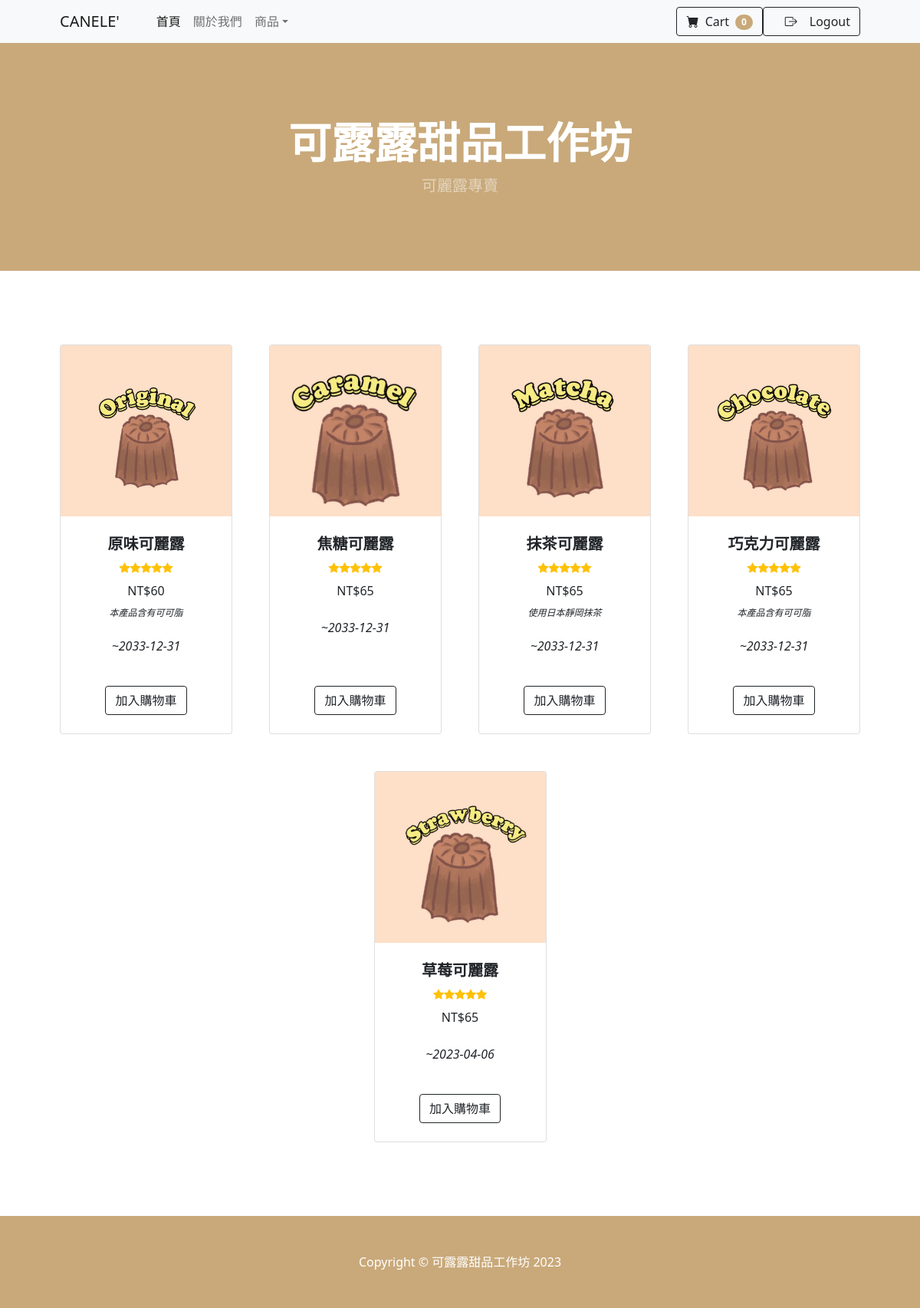
Page /customer/index.php (signed in) on the committed database.
### tables this page shows
CREATE TABLE `menu` (
  `MealId` smallint(5) UNSIGNED ZEROFILL NOT NULL,
  `Ssn` char(10) DEFAULT NULL,
  `Name` varchar(100) NOT NULL,
  `Price` smallint(5) UNSIGNED NOT NULL DEFAULT 0,
  `Note` text DEFAULT NULL,
  `ImgName` varchar(255) NOT NULL,
  `ImgDir` varchar(255) NOT NULL,
  `StartDate` date NOT NULL DEFAULT '2001-01-01',
  `ExpiryDate` date NOT NULL DEFAULT '3000-12-31',
  `CreatedTS` timestamp NOT NULL DEFAULT current_timestamp(),
  `UpdatedTS` timestamp NOT NULL DEFAULT current_timestamp() ON UPDATE current_timestamp()
);

### customer/utilities.php (the view, shortened to what this page needs)
<?php
    function getCartNum(){
        $num = 0;
        echo '<span class="badge bg-pink text-white ms-1 rounded-pill">'.$num.'</span>';
    }
    function login_logout_button(){
        if(isset($_SESSION['loggedin'])&&$_SESSION['loggedin']){
            echo "<button class='btn btn-outline-dark' onclick='location.href=".'"./auth/logout.php"'."';>";
            echo "&emsp;<i class='bi-box-arrow-right'></i>";
            echo "&emsp;Logout";
            echo "</button>";
        }else{
            echo "<button class='btn btn-outline-dark' onclick='location.href=".'"./auth/index.php"'."';>";
            echo "&emsp;<i class='bi-key-fill me-1'></i>";
            echo "&emsp;Login";
            echo "</button>";
        }
    }
    function showmenu($conn){
        $day = date("Y-m-d",strtotime("+2 day"));
        $sql = sprintf("SELECT %s FROM %s WHERE %s;","*","`menu`","StartDate<='$day' AND ExpiryDate>='$day'");
        $result = mysqli_query($conn,$sql);
        while($row = mysqli_fetch_assoc($result)){
            echo '<div class="col mb-5">';
                echo '<div class="card h-100">';
                    echo '<img class="card-img-top" src="../management_platform/menu/'.$row['ImgDir'].'" alt="..." />';
                    echo '<div class="card-body p-4">';
                        echo '<div class="text-center">';
                            echo '<h5 class="fw-bolder">'.$row['Name'].'</h5>';
                            echo '<div class="d-flex justify-content-center small text-warning mb-2">';
                                echo '<div class="bi-star-fill"></div>';
                                echo '<div class="bi-star-fill"></div>';
                                echo '<div class="bi-star-fill"></div>';
                                echo '<div class="bi-star-fill"></div>';
                                echo '<div class="bi-star-fill"></div>';
                            echo '</div>';
                            echo 'NT$'.$row['Price'];
                            echo '<br><sub class="fst-italic">'.$row['Note'].'</sub>';
                            echo '<p class="fst-italic pt-4">~'.$row['ExpiryDate'].'</p>';
                        echo '</div>';
                    echo '</div>';
                    echo '<div class="card-footer p-4 pt-0 border-top-0 bg-transparent">';
                        echo '<form method="get" action="./addtocart.php">';
                            echo '<div class="text-center"><button type="submit" class="btn btn-outline-dark mt-auto">加入購物車</button></div>';
                        echo '</form>';
                    echo '</div>';
                echo '</div>';
            echo '</div>';
        }
    }
?>

### rows in the picture
menu: ImgDir (picture), Name "原味可麗露", Price "60", Note "本產品含有可可脂", ExpiryDate "2033-12-31"
menu: ImgDir (picture), Name "焦糖可麗露", Price "65", ExpiryDate "2033-12-31"
menu: ImgDir (picture), Name "抹茶可麗露", Price "65", Note "使用日本靜岡抹茶", ExpiryDate "2033-12-31"
menu: ImgDir (picture), Name "巧克力可麗露", Price "65", Note "本產品含有可可脂", ExpiryDate "2033-12-31"
menu: ImgDir (picture), Name "草莓可麗露", Price "65", ExpiryDate "2023-04-06"

### other values in the picture
$num "0"
